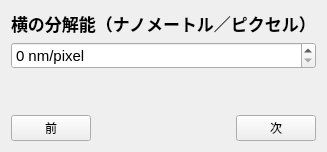
      <widget class="QWidget" name="pageResolutionX">
       <layout class="QVBoxLayout" name="vLayout_8">
        <item>
         <widget class="QLabel" name="labelTitle_8">
          <property name="font"><font><pointsize>13</pointsize><bold>true</bold></font></property>
          <property name="text"><string>横の分解能（ナノメートル／ピクセル）</string></property>
         </widget>
        </item>
        <item>
         <widget class="QSpinBox" name="spinBoxResolutionXNano">
          <property name="font"><font><pointsize>11</pointsize></font></property>
          <property name="minimum"><number>0</number></property>
          <property name="maximum"><number>999999999</number></property>
          <property name="suffix"><string> nm/pixel</string></property>
         </widget>
        </item>
        <item><spacer name="vSpacer_8"><property name="orientation"><enum>Qt::Vertical</enum></property><property name="sizeHint" stdset="0"><size><width>20</width><height>40</height></size></property></spacer></item>
        <item>
         <layout class="QHBoxLayout" name="hNav_8">
          <item><widget class="QPushButton" name="pushButtonPrev_8"><property name="text"><string>前</string></property></widget></item>
          <item><spacer name="hSpacer_8"><property name="orientation"><enum>Qt::Horizontal</enum></property><property name="sizeHint" stdset="0"><size><width>40</width><height>20</height></size></property></spacer></item>
          <item><widget class="QPushButton" name="pushButtonNext_8"><property name="text"><string>次</string></property></widget></item>
         </layout>
        </item>
       </layout>
      </widget>
